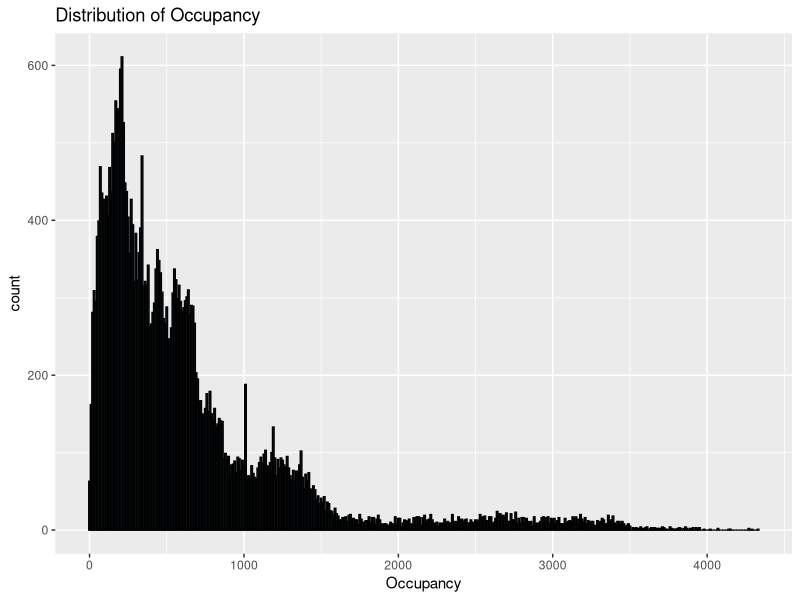
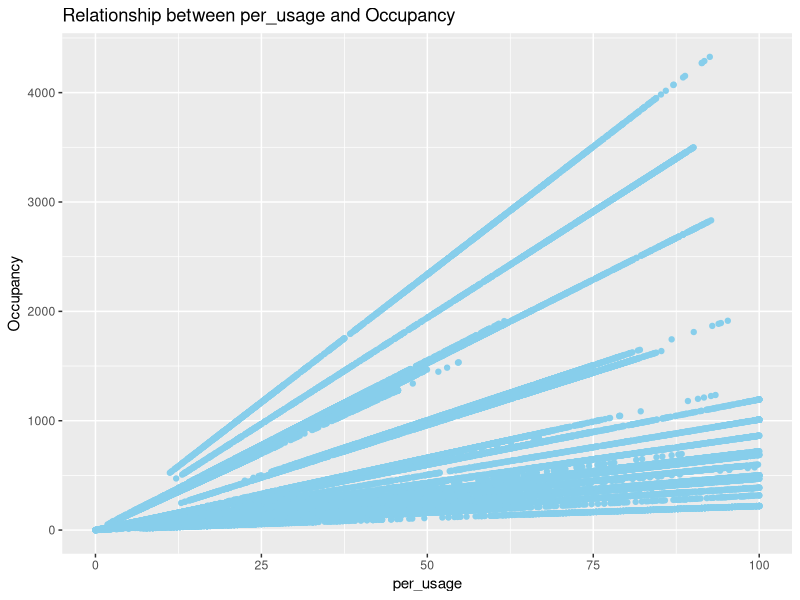
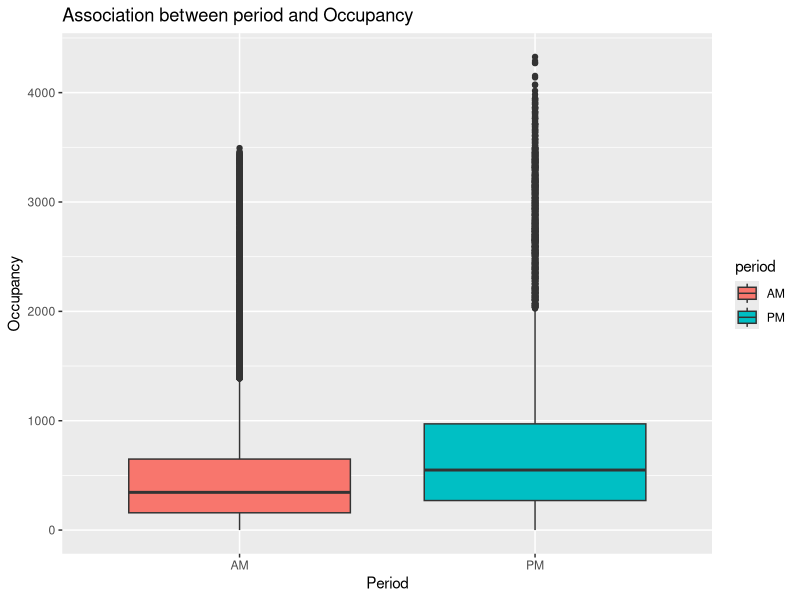

Source code (R) for these figures, in order:
## ---- chunk 1
library(readxl)
BhamParking <- read_excel("BhamParking.xlsx")
View(BhamParking)
## ---- chunk 2


# Summary statistics
summary(BhamParking)

# Get the first few rows of the dataset
head(BhamParking)

# Get the last few rows of the dataset
tail(BhamParking)

# Check for missing values
any(is.na(BhamParking))

# Remove rows with missing values
BhamParking <- na.omit(BhamParking)



## ---- chunk 3
# 1. Generate descriptive statistics for the dataset, and comment on the main trends.
# Descriptive Statistics

# Load necessary libraries
library(dplyr)

# Generate descriptive statistics
summary(BhamParking)

# For categorical variables, you can use table() function
table(BhamParking$per_occupancy)
table(BhamParking$month)
table(BhamParking$WorkingDay)
table(BhamParking$period)

# For numeric variables, you can use mean(), median(), sd(), min(), max(), etc.
mean(BhamParking$Capacity)
mean(BhamParking$Occupancy)
mean(BhamParking$per_usage)



## ---- chunk 4
# 2. Check any records with missing values and handle the missing data as appropriate.

# Check for missing values in the entire dataset
any(is.na(BhamParking))

# Check for missing values in each column
colSums(is.na(BhamParking))

# Handle Missing Values
# Remove rows with any missing values
BhamParking <- na.omit(BhamParking)

# Impute missing values with mean (for numeric columns)
BhamParking$Occupancy[is.na(BhamParking$Occupancy)] <- mean(BhamParking$Occupancy, na.rm = TRUE)

# Impute missing values with mode (for categorical columns)
BhamParking$WorkingDay[is.na(BhamParking$WorkingDay)] <- which.max(table(BhamParking$WorkingDay))

# Check for missing values in the entire dataset
any(is.na(BhamParking))

# Check for missing values in each column
colSums(is.na(BhamParking))



## ---- chunk 5
# 3.Build graphs visualizing the following and comment on the obtained visual insights the distribution of one or more individual continuous variables
# the relationship of a pair of continuous variables the association b/w a categorical variable and a continuous one.

library(ggplot2)

# Histogram of Occupancy
ggplot(BhamParking, aes(x = Occupancy)) +
  geom_histogram(binwidth = 10, fill = "skyblue", color = "black") +
  labs(title = "Distribution of Occupancy")


# Scatter plot of Occupancy vs. per_usage
ggplot(BhamParking, aes(x = per_usage, y = Occupancy)) +
  geom_point(color = "skyblue") +
  labs(title = "Relationship between per_usage and Occupancy",
       x = "per_usage", y = "Occupancy")


# Boxplot of Occupancy by period
ggplot(BhamParking, aes(x = period, y = Occupancy, fill = period)) +
  geom_boxplot() +
  labs(title = "Association between period and Occupancy",
       x = "Period", y = "Occupancy")



## ---- chunk 6
# 4. Display unique values of a categorical variable and their frequencies.

# Display unique values and their frequencies for the WorkingDay variable
table(BhamParking$WorkingDay)



## ---- chunk 7
# 5. Build a contingency table of two potentially related categorical variables. 
# Conduct a statistical test of the independence between them and interpret the results.

# Create a contingency table of WorkingDay and period
contingency_table <- table(BhamParking$WorkingDay, BhamParking$period)

# Display the contingency table
contingency_table

# Perform a chi-squared test of independence
chi_sq_test <- chisq.test(contingency_table)

# Display the results of the chi-squared test
chi_sq_test




## ---- chunk 8
# 6. Retrieve one or more subset of rows based on two or more criteria and present descriptive statistics on the subset(s).

# Subset of data for WorkingDay = "Yes" and period = "AM"
subset1 <- subset(BhamParking, WorkingDay == "Yes" & period == "AM")

# Subset of data for WorkingDay = "No" and period = "AM"
subset2 <- subset(BhamParking, WorkingDay == "No" & period == "AM")

# Calculate descriptive statistics for subset1
summary(subset1)

# Calculate descriptive statistics for subset2
summary(subset2)



## ---- chunk 9
# 7. Conduct a statistical test of the significance of the difference 
# between the means of two subsets of the data and interpret the results.

# Assuming 'Occupancy' is the variable for which you want to compare means
# Conduct a t-test
t_test_result <- t.test(subset1$Occupancy, subset2$Occupancy)

# Print the results
print(t_test_result)

# Conduct a Welch's t-test
t_test_result <- t.test(subset1$Occupancy, subset2$Occupancy, var.equal = FALSE)

# Print the results
print(t_test_result)




## ---- chunk 10
# 8. Create one or more tables that group the data by a certain categorical variable and 
# display summarized information for each group (e.g., the mean or sum within the group).

library(dplyr)

# Group the data by WorkingDay and calculate the mean Occupancy for each group
summary_table <- BhamParking %>%
  group_by(WorkingDay) %>%
  summarise(mean_occupancy = mean(Occupancy))

# Display the summary table
print(summary_table)

library(dplyr)

# Select numeric columns
numeric_cols <- c("Capacity", "Occupancy", "per_usage", "year", "hour")

# Group the data by WorkingDay and calculate multiple summary statistics for numeric columns
summary_table <- BhamParking %>%
  group_by(WorkingDay) %>%
  summarise(across(numeric_cols, list(mean = mean, sum = sum, median = median)))

# Display the summary table
print(summary_table)


## ---- chunk 11
# 9. Implement a linear regression model and interpret its output including its accuracy
# Before you start to work on this assignment, please familiarise yourself with the detailed 
# evaluation criteria for this assignment by studying the Courswork Brief (see above).

# Fit the linear regression model
model <- lm(Occupancy ~ per_usage, data = BhamParking)

# Summarize the model
summary(model)




